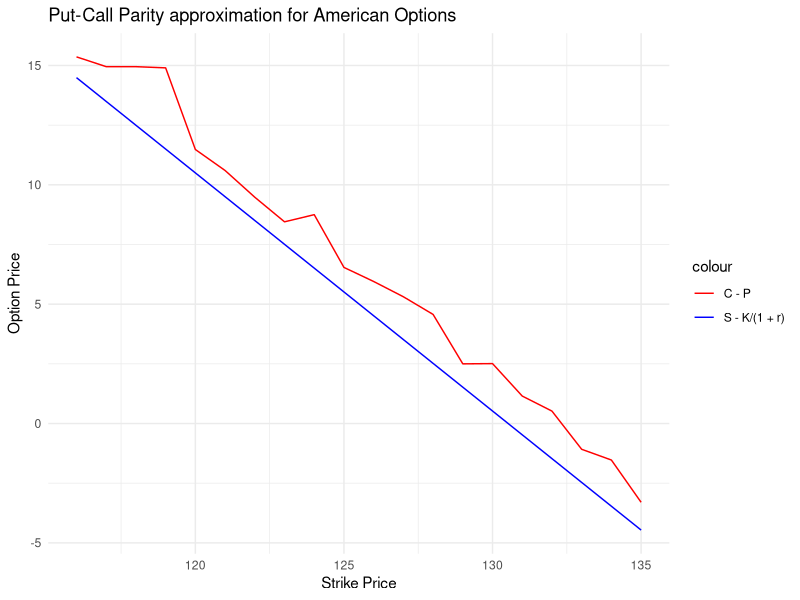
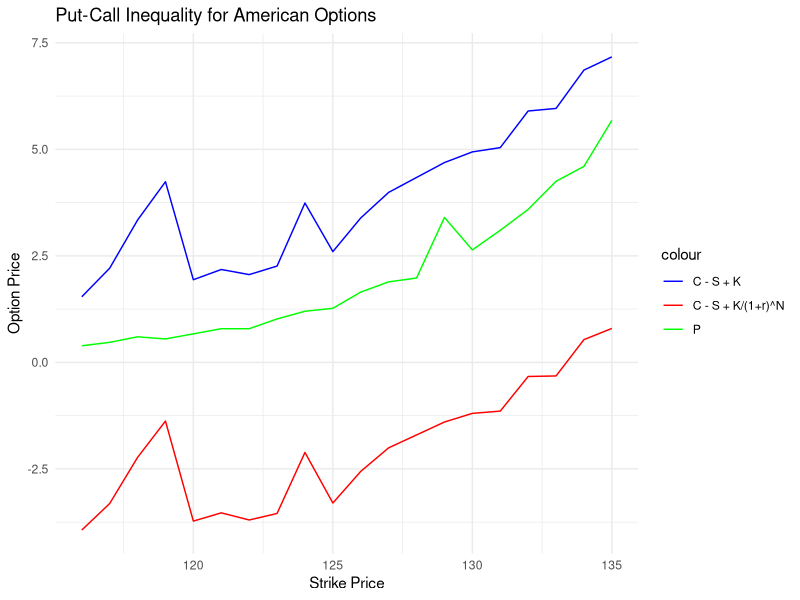
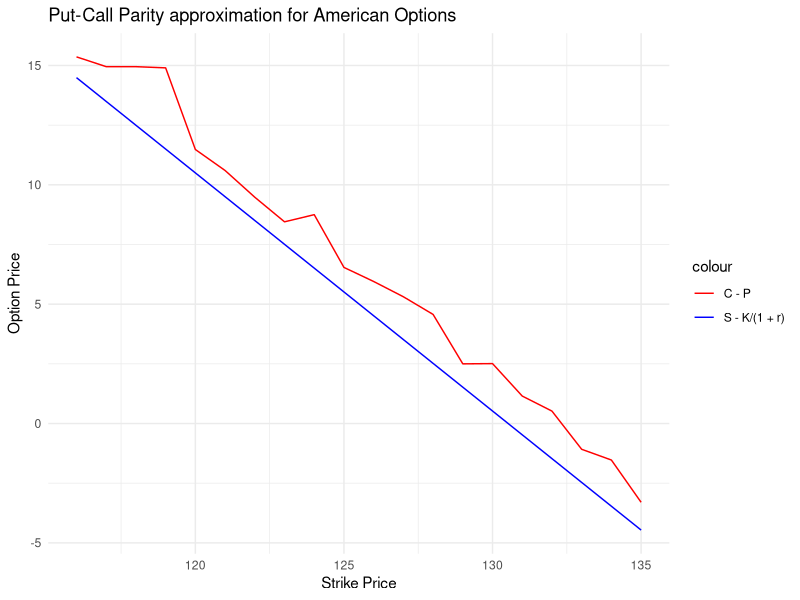
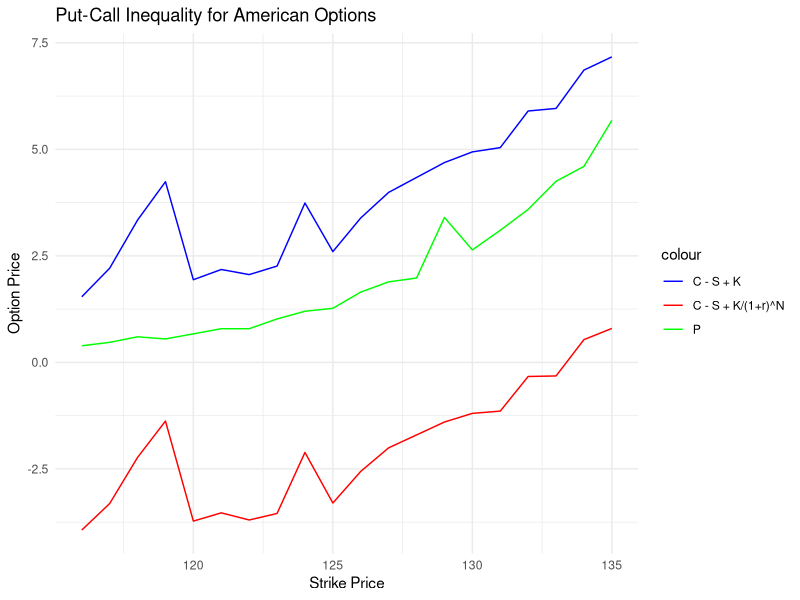

The R script that drew these images, in order:
library(quantmod)
library(ggplot2)

# Put Call Parity
# Call - Put = StockPrice - Strike/(1 + riskFreeRate)
# Let's treat the American option data as if they were European options.

# Define the parameters
stock_price <- 130.21 # price on 2023-08-10
risk_free_rate <- 0.002420839 

call_price <- read.csv("output/call.csv", header = TRUE)
put_price <- read.csv("output/put.csv", header = TRUE)

columns_to_keep <- names(call_price)[names(call_price) >= 'x116' & names(call_price) <= 'x136'] # the last value is not included
call_price <- t(call_price[1, columns_to_keep])
put_price <- t(put_price[1, columns_to_keep])

strike_prices <- data.frame(Strike_Price = as.vector(seq(116, 135, by = 1)))

# Calculate the right-hand side (RHS) of put-call parity
RHS <- stock_price - strike_prices / (1 + risk_free_rate)
LHS <- data.frame(Left_Side = as.vector(call_price - put_price))

put_call_parity <- ggplot(strike_prices, aes(x = Strike_Price)) +
                          geom_line(aes(y = LHS$Left_Side, color = "C - P")) +
                          geom_line(aes(y = RHS$Strike_Price, color = "S - K/(1 + r)")) +
                          labs(x = "Strike Price", y = "Option Price", title = "Put-Call Parity approximation for American Options") +
                          scale_color_manual(values = c("S - K/(1 + r)" = "blue",
                                                        "C - P" = "red")) +
                          theme_minimal()

print(put_call_parity)
ggsave("output/put_call_parity.png", plot = put_call_parity, width = 10, height = 6)

upper_bound <- data.frame(Upper_Value = as.vector(call_price - stock_price + strike_prices))
put <- data.frame(Put_Value = as.vector(put_price))
lower_bound <- data.frame(Lower_Value = as.vector(call_price - stock_price + strike_prices/(1 + risk_free_rate)^20))

put_call_inequality <- ggplot(strike_prices, aes(x = Strike_Price)) +
                              geom_line(aes(y = upper_bound$Strike_Price, color = "C - S + K")) +
                              geom_line(aes(y = put$Put_Value, color = "P")) +
                              geom_line(aes(y = lower_bound$Strike_Price, color = "C - S + K/(1+r)^N")) +
                              labs(x = "Strike Price", y = "Option Price", title = "Put-Call Inequality for American Options") +
                              scale_color_manual(values = c("C - S + K" = "blue",
                                                            "P" = "green",
                                                            "C - S + K/(1+r)^N" = "red")) +
                              theme_minimal()

print(put_call_inequality)
ggsave("output/put_call_inequality.png", plot = put_call_inequality, width = 10, height = 6)

